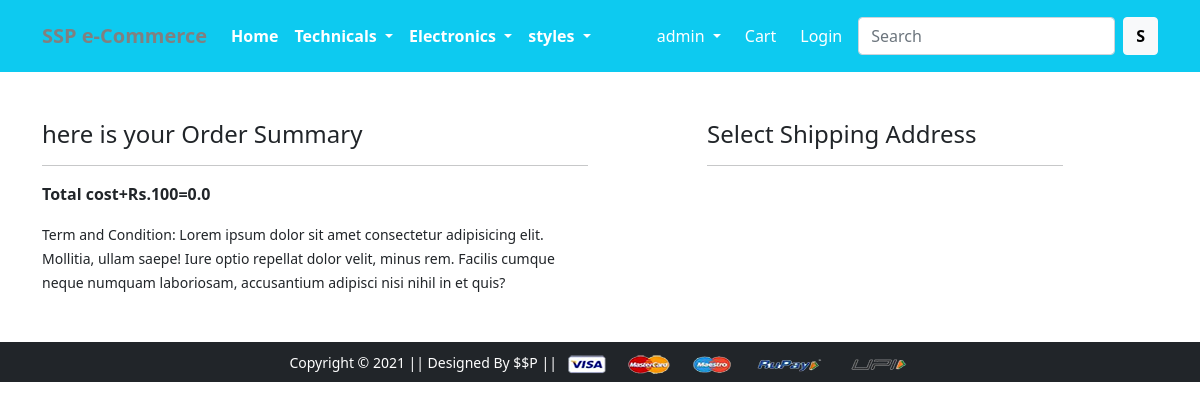
/checkout/ (signed in), run on an earlier commit of the app's database.
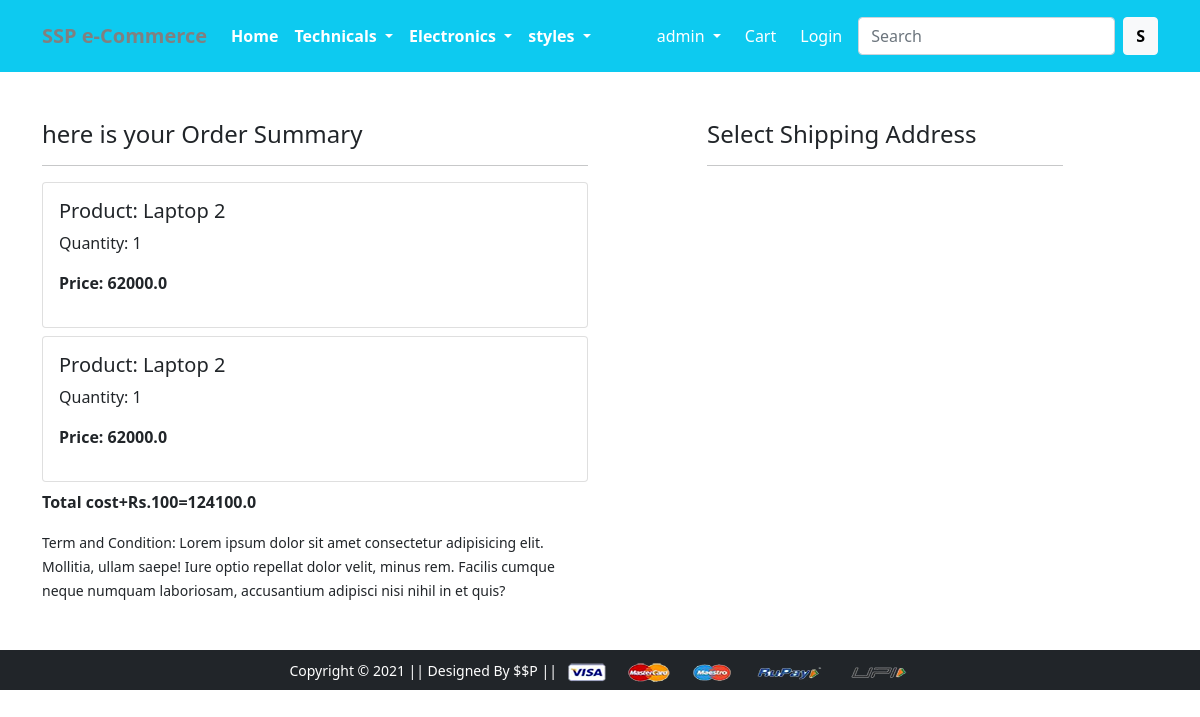
And on a later commit of the database.
### app/models.py (models this page shows, shortened)
class Cart(models.Model):
    user=models.ForeignKey(User,on_delete=models.CASCADE)
    product=models.ForeignKey(Productinfo,on_delete=models.CASCADE)
    quantity=models.PositiveIntegerField(default=1)
    def __str__(self):
        return str(self.id)
    @property
    def total_cost(self):
        return self.quantity*self.product.discounted_price

class Productinfo(models.Model):
    title=models.CharField(max_length=100)
    selling_price=models.FloatField()
    discounted_price=models.FloatField()
    description=models.TextField()
    brand=models.CharField(max_length=100)
    category=models.CharField(choices=CATEGORY_CHOICES,max_length=3)
    product_image=models.ImageField(upload_to='productimg')

### app/views.py (the view)
# urls.py: path('checkout/', views.checkout, name='checkout'),
@login_required
def checkout(request):
    user=request.user
    add=Customerinfo.objects.filter(user=user)
    cart_items=Cart.objects.filter(user=user)
    amount=0.0
    shipping_amount=100.0
    total_amount=0.0
    cart_product=[p for p in Cart.objects.all() if p.user==user]
    print(cart_product)
    if cart_product:
       for p in cart_product:
            temp_amount=(p.quantity*p.product.discounted_price)
            amount+=temp_amount
            total_amount=amount+shipping_amount
    return render(request, 'app/checkout.html',{'add':add,'tt':total_amount,'amount':amount,'crt':cart_items})

### app/templates/app/checkout.html (shortened to what this page needs)
{% extends 'app/base.html' %}
{% load static %}
{% block main-content %}
<div class="container">
 <div class="row mt-5">
  <div class="col-sm-6">
    <h4>here is your Order Summary</h4>
    <hr>
     {% for c in crt %}
     <div class="card mb-2">
        <div class="card-body">
          <h5>Product: {{c.product.title}}</h5>
          <p>Quantity: {{c.quantity}}</p>
          <p class="fw-bold">Price: {{c.total_cost}}</p>
        </div>
      </div>
      {% endfor %}
      <p><strong>Total cost+Rs.100={{tt}}</strong></p>
    <small>Term and Condition: Lorem ipsum dolor sit amet consectetur adipisicing elit. Mollitia, ullam saepe! Iure optio repellat dolor velit, minus rem. Facilis cumque neque numquam laboriosam, accusantium adipisci nisi nihil in et quis?</small>
  </div>
  <div class="col-sm-4 offset-sm-1">
    <h4>Select Shipping Address</h4>
    <hr>
    </div>
  </div>
</div>
{% endblock main-content %}

### app/templates/app/base.html (shortened to what this page needs)
<!doctype html>
{% load static %}
<html lang="en">
  <head>
    <link href="https://cdn.jsdelivr.net/npm/bootstrap@5.0.0-beta1/dist/css/bootstrap.min.css" rel="stylesheet">
    <link rel="stylesheet" href="{% static 'app/css/owl.carousel.min.css' %}">
    <link rel="stylesheet" href="{% static 'app/css/all.min.css' %}">
    <link rel="stylesheet" href="{% static 'app/css/style.css' %}">
  </head>
  <body>
    <nav class="navbar navbar-expand-lg navbar-dark pt-3 pb-3 bg-info">
     <div class="container">
       <a style =" color:grey;" class="navbar-brand" href="/"><b>SSP e-Commerce </b></a>
       <div class="collapse navbar-collapse" id="navbarSupportedContent">
         <ul class="navbar-nav me-auto mb-2 mb-lg-0">
           <li class="nav-item">
             <a class="nav-link active" aria-current="page" href="/"><b>Home</b></a>
           </li>
           <li class="nav-item dropdown">
             <a class="nav-link dropdown-toggle text-white" href="#" id="electronicsDropdown" role="button" data-bs-toggle="dropdown" aria-expanded="false">
               <b>Technicals</b>
             </a>
           </li>
             <li class="nav-item dropdown">
             <a class="nav-link dropdown-toggle text-white" href="#" id="electronicsDropdown" role="button" data-bs-toggle="dropdown" aria-expanded="false">
               <b>Electronics</b>
             </a>
           </li>
           <li class="nav-item dropdown">
             <a class="nav-link dropdown-toggle text-white" href="#" id="fashionDropdown" role="button" data-bs-toggle="dropdown" aria-expanded="false">
               <b>styles</b>
             </a>
           </li>
         </ul>
         <div>
          <ul class="navbar-nav me-auto mb-2 mb-lg-0">
           <li class="nav-item dropdown mx-2">
              <a class="nav-link dropdown-toggle text-white" href="#" id="profileDropdown" role="button" data-bs-toggle="dropdown" aria-expanded="false">
                {{request.user}}
              </a>
            </li>
           {% if request.user.is_authenticated %}
             <a href="{% url 'showcart' %}" class="nav-link text-white"> Cart </a>
            {% endif %}
            <li class="nav-item mx-2">
             <a href="{% url 'login' %}" class="nav-link text-white">Login</a>
            </li>
          </ul>
         </div>
         <form class="d-flex">
           <input class="form-control me-2" type="search" placeholder="Search" aria-label="Search">
           <button class="btn btn-light" type="submit"><b>S</b></button>
         </form>
       </div>
     </div>
    </nav>
    {% block main-content %} {% endblock main-content %}
    <footer class="container-fluid bg-dark text-center p-2 mt-5">
        <small class="text-white">Copyright &copy; 2021 || Designed By $$P || </small>
        <img src="{% static 'app/images/payment.png' %}" alt="" srcset="" class="img-fluid" height="2px">
    </footer>
  </body>
</html>

What changed in the data, as far as the page shows it:
added Cart: product "Laptop 2", quantity "1", total_cost "62000.0"
added Cart: product "Laptop 2", quantity "1", total_cost "62000.0"
Also different on the page:
{{ tt }}: "0.0" → "124100.0"
